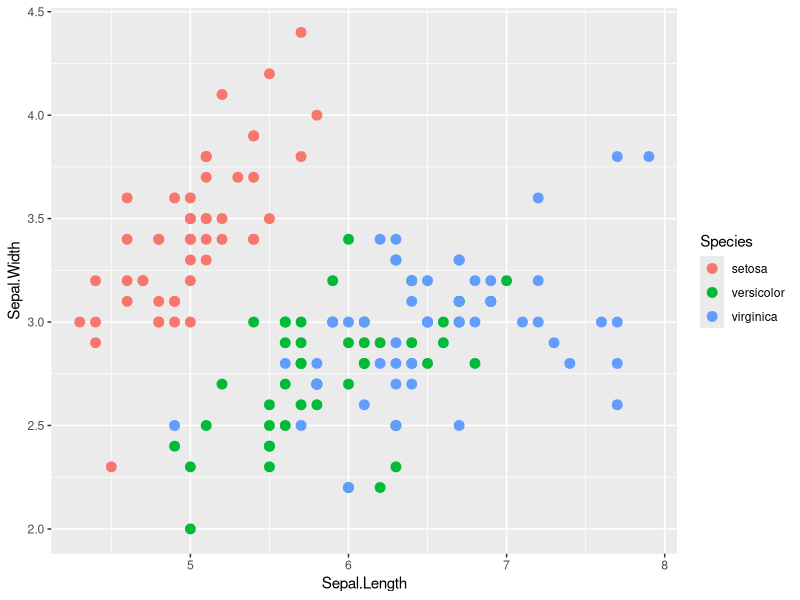
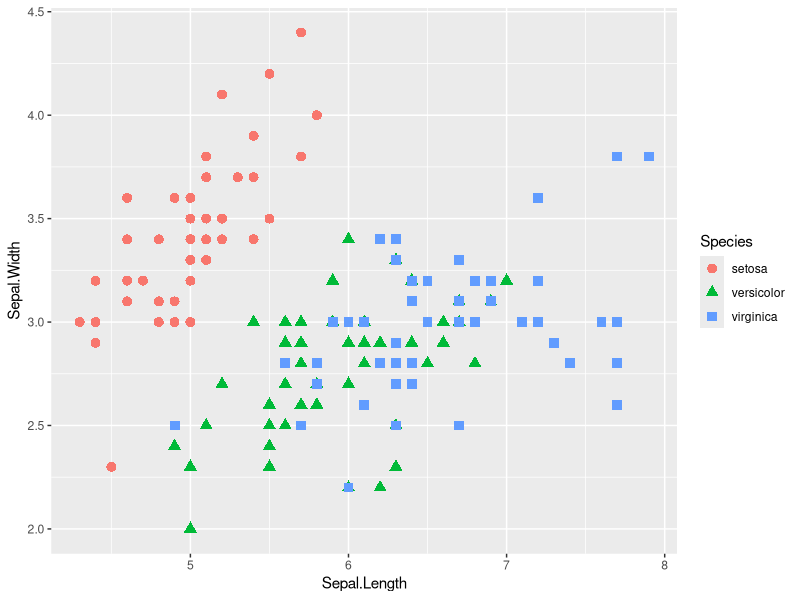

Recreate these plots in R, in order.
#Lidens Cheng
#Feb 21, 2015

install.packages("ggplot2", dependencies = TRUE)
install.packages("plyr")
install.packages("ggthemes")
install.packages("reshape2")

library("ggplot2")
library("reshape2")
library("ggthemes")
library("reshape2")

myplot <- ggplot(data = iris, aes(x = Sepal.Length, y = Sepal.Width, color = Species)) + 
  geom_point(size=3)
myplot

ggplot(iris, aes(x = Sepal.Length, y = Sepal.Width, color = Species)) + 
  geom_point(aes(shape= Species), size = 3)
#summary(myplot)